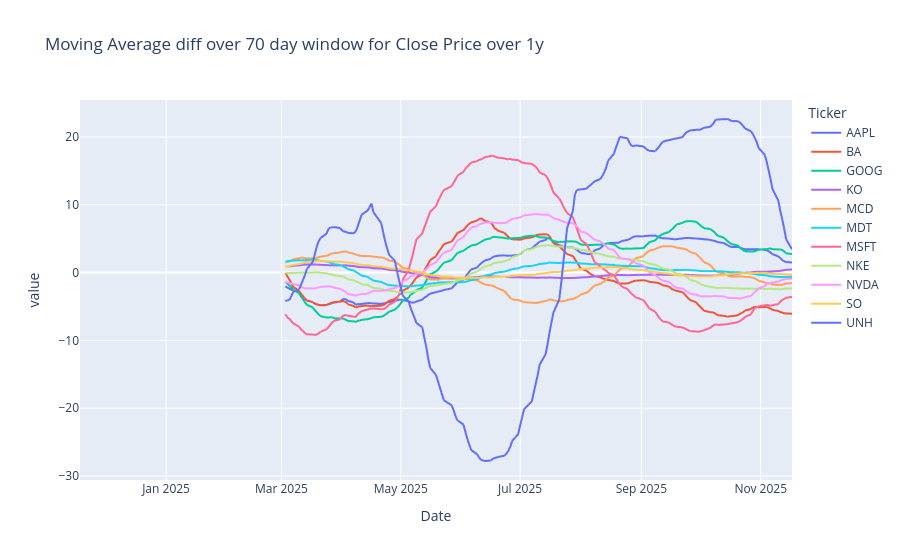

Write notebook code for a chart like this one.
### Code cell
df = test.MovingAverages('Close',70)[('Diff',)]
fig = px.line(df, x = df.index, y = df.columns, title = f'Moving Average diff over 70 day window for Close Price over {test.timePeriod}')
fig.show()

### Figure 1 — Plotly figure (JSON) as saved in the notebook; plotly's stock layout.template omitted (floating-point values rounded to 4 significant figures; data arrays with more than 128 entries replaced by an {"elided": "..."} marker saying what was removed)
{"data": [{"hovertemplate": "Ticker=AAPL<br>Date=%{x}<br>value=%{y}<extra></extra>", "legendgroup": "AAPL", "line": {"color": "#636efa", "dash": "solid"}, "marker": {"symbol": "circle"}, "mode": "lines", "name": "AAPL", "showlegend": true, "type": "scattergl", "x": {"elided": "250 str values"}, "xaxis": "x", "y": {"elided": "250 float values"}, "yaxis": "y"}, {"hovertemplate": "Ticker=BA<br>Date=%{x}<br>value=%{y}<extra></extra>", "legendgroup": "BA", "line": {"color": "#EF553B", "dash": "solid"}, "marker": {"symbol": "circle"}, "mode": "lines", "name": "BA", "showlegend": true, "type": "scattergl", "x": {"elided": "250 str values"}, "xaxis": "x", "y": {"elided": "250 float values"}, "yaxis": "y"}, {"hovertemplate": "Ticker=GOOG<br>Date=%{x}<br>value=%{y}<extra></extra>", "legendgroup": "GOOG", "line": {"color": "#00cc96", "dash": "solid"}, "marker": {"symbol": "circle"}, "mode": "lines", "name": "GOOG", "showlegend": true, "type": "scattergl", "x": {"elided": "250 str values"}, "xaxis": "x", "y": {"elided": "250 float values"}, "yaxis": "y"}, {"hovertemplate": "Ticker=KO<br>Date=%{x}<br>value=%{y}<extra></extra>", "legendgroup": "KO", "line": {"color": "#ab63fa", "dash": "solid"}, "marker": {"symbol": "circle"}, "mode": "lines", "name": "KO", "showlegend": true, "type": "scattergl", "x": {"elided": "250 str values"}, "xaxis": "x", "y": {"elided": "250 float values"}, "yaxis": "y"}, {"hovertemplate": "Ticker=MCD<br>Date=%{x}<br>value=%{y}<extra></extra>", "legendgroup": "MCD", "line": {"color": "#FFA15A", "dash": "solid"}, "marker": {"symbol": "circle"}, "mode": "lines", "name": "MCD", "showlegend": true, "type": "scattergl", "x": {"elided": "250 str values"}, "xaxis": "x", "y": {"elided": "250 float values"}, "yaxis": "y"}, {"hovertemplate": "Ticker=MDT<br>Date=%{x}<br>value=%{y}<extra></extra>", "legendgroup": "MDT", "line": {"color": "#19d3f3", "dash": "solid"}, "marker": {"symbol": "circle"}, "mode": "lines", "name": "MDT", "showlegend": true, "type": "scattergl", "x": {"elided": "250 str values"}, "xaxis": "x", "y": {"elided": "250 float values"}, "yaxis": "y"}, {"hovertemplate": "Ticker=MSFT<br>Date=%{x}<br>value=%{y}<extra></extra>", "legendgroup": "MSFT", "line": {"color": "#FF6692", "dash": "solid"}, "marker": {"symbol": "circle"}, "mode": "lines", "name": "MSFT", "showlegend": true, "type": "scattergl", "x": {"elided": "250 str values"}, "xaxis": "x", "y": {"elided": "250 float values"}, "yaxis": "y"}, {"hovertemplate": "Ticker=NKE<br>Date=%{x}<br>value=%{y}<extra></extra>", "legendgroup": "NKE", "line": {"color": "#B6E880", "dash": "solid"}, "marker": {"symbol": "circle"}, "mode": "lines", "name": "NKE", "showlegend": true, "type": "scattergl", "x": {"elided": "250 str values"}, "xaxis": "x", "y": {"elided": "250 float values"}, "yaxis": "y"}, {"hovertemplate": "Ticker=NVDA<br>Date=%{x}<br>value=%{y}<extra></extra>", "legendgroup": "NVDA", "line": {"color": "#FF97FF", "dash": "solid"}, "marker": {"symbol": "circle"}, "mode": "lines", "name": "NVDA", "showlegend": true, "type": "scattergl", "x": {"elided": "250 str values"}, "xaxis": "x", "y": {"elided": "250 float values"}, "yaxis": "y"}, {"hovertemplate": "Ticker=SO<br>Date=%{x}<br>value=%{y}<extra></extra>", "legendgroup": "SO", "line": {"color": "#FECB52", "dash": "solid"}, "marker": {"symbol": "circle"}, "mode": "lines", "name": "SO", "showlegend": true, "type": "scattergl", "x": {"elided": "250 str values"}, "xaxis": "x", "y": {"elided": "250 float values"}, "yaxis": "y"}, {"hovertemplate": "Ticker=UNH<br>Date=%{x}<br>value=%{y}<extra></extra>", "legendgroup": "UNH", "line": {"color": "#636efa", "dash": "solid"}, "marker": {"symbol": "circle"}, "mode": "lines", "name": "UNH", "showlegend": true, "type": "scattergl", "x": {"elided": "250 str values"}, "xaxis": "x", "y": {"elided": "250 float values"}, "yaxis": "y"}], "layout": {"legend": {"title": {"text": "Ticker"}, "tracegroupgap": 0}, "title": {"text": "Moving Average diff over 70 day window for Close Price over 1y"}, "xaxis": {"anchor": "y", "domain": [0, 1], "title": {"text": "Date"}}, "yaxis": {"anchor": "x", "domain": [0, 1], "title": {"text": "value"}}}}
